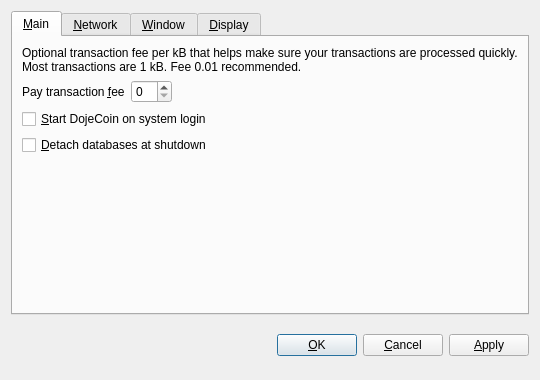
<?xml version="1.0" encoding="UTF-8"?>
<ui version="4.0">
 <class>OptionsDialog</class>
 <widget class="QDialog" name="OptionsDialog">
  <property name="geometry">
   <rect>
    <x>0</x>
    <y>0</y>
    <width>540</width>
    <height>380</height>
   </rect>
  </property>
  <property name="windowTitle">
   <string>Options</string>
  </property>
  <property name="modal">
   <bool>true</bool>
  </property>
  <layout class="QVBoxLayout" name="verticalLayout">
   <item>
    <widget class="QTabWidget" name="tabWidget">
     <property name="tabPosition">
      <enum>QTabWidget::North</enum>
     </property>
     <property name="currentIndex">
      <number>0</number>
     </property>
     <widget class="QWidget" name="tabMain">
      <attribute name="title">
       <string>&amp;Main</string>
      </attribute>
      <layout class="QVBoxLayout" name="verticalLayout_Main">
       <item>
        <widget class="QLabel" name="transactionFeeInfoLabel">
         <property name="text">
          <string>Optional transaction fee per kB that helps make sure your transactions are processed quickly. Most transactions are 1 kB. Fee 0.01 recommended.</string>
         </property>
         <property name="textFormat">
          <enum>Qt::PlainText</enum>
         </property>
         <property name="wordWrap">
          <bool>true</bool>
         </property>
        </widget>
       </item>
       <item>
        <layout class="QHBoxLayout" name="horizontalLayout_Main">
         <item>
          <widget class="QLabel" name="transactionFeeLabel">
           <property name="text">
            <string>Pay transaction &amp;fee</string>
           </property>
           <property name="textFormat">
            <enum>Qt::PlainText</enum>
           </property>
           <property name="buddy">
            <cstring>transactionFee</cstring>
           </property>
          </widget>
         </item>
         <item>
          <widget class="BitcoinAmountField" name="transactionFee"/>
         </item>
         <item>
          <spacer name="horizontalSpacer_Main">
           <property name="orientation">
            <enum>Qt::Horizontal</enum>
           </property>
           <property name="sizeHint" stdset="0">
            <size>
             <width>40</width>
             <height>20</height>
            </size>
           </property>
          </spacer>
         </item>
        </layout>
       </item>
       <item>
        <widget class="QCheckBox" name="bitcoinAtStartup">
         <property name="toolTip">
          <string>Automatically start DojeCoin after logging in to the system.</string>
         </property>
         <property name="text">
          <string>&amp;Start DojeCoin on system login</string>
         </property>
        </widget>
       </item>
       <item>
        <widget class="QCheckBox" name="detachDatabases">
         <property name="toolTip">
          <string>Detach block and address databases at shutdown. This means they can be moved to another data directory, but it slows down shutdown. The wallet is always detached.</string>
         </property>
         <property name="text">
          <string>&amp;Detach databases at shutdown</string>
         </property>
        </widget>
       </item>
       <item>
        <spacer name="verticalSpacer_Main">
         <property name="orientation">
          <enum>Qt::Vertical</enum>
         </property>
         <property name="sizeHint" stdset="0">
          <size>
           <width>20</width>
           <height>40</height>
          </size>
         </property>
        </spacer>
       </item>
      </layout>
     </widget>
     <widget class="QWidget" name="tabNetwork">
      <attribute name="title">
       <string>&amp;Network</string>
      </attribute>
      <layout class="QVBoxLayout" name="verticalLayout_Network">
       <item>
        <widget class="QCheckBox" name="mapPortUpnp">
         <property name="toolTip">
          <string>Automatically open the DojeCoin client port on the router. This only works when your router supports UPnP and it is enabled.</string>
         </property>
         <property name="text">
          <string>Map port using &amp;UPnP</string>
         </property>
        </widget>
       </item>
       <item>
        <widget class="QCheckBox" name="connectSocks">
         <property name="toolTip">
          <string>Connect to the DojeCoin network through a SOCKS proxy (e.g. when connecting through Tor).</string>
         </property>
         <property name="text">
          <string>&amp;Connect through SOCKS proxy:</string>
         </property>
        </widget>
       </item>
       <item>
        <layout class="QHBoxLayout" name="horizontalLayout_Network">
         <item>
          <widget class="QLabel" name="proxyIpLabel">
           <property name="text">
            <string>Proxy &amp;IP:</string>
           </property>
           <property name="textFormat">
            <enum>Qt::PlainText</enum>
           </property>
           <property name="buddy">
            <cstring>proxyIp</cstring>
           </property>
          </widget>
         </item>
         <item>
          <widget class="QValidatedLineEdit" name="proxyIp">
           <property name="maximumSize">
            <size>
             <width>140</width>
             <height>16777215</height>
            </size>
           </property>
           <property name="toolTip">
            <string>IP address of the proxy (e.g. 127.0.0.1)</string>
           </property>
          </widget>
         </item>
         <item>
          <widget class="QLabel" name="proxyPortLabel">
           <property name="text">
            <string>&amp;Port:</string>
           </property>
           <property name="textFormat">
            <enum>Qt::PlainText</enum>
           </property>
           <property name="buddy">
            <cstring>proxyPort</cstring>
           </property>
          </widget>
         </item>
         <item>
          <widget class="QLineEdit" name="proxyPort">
           <property name="maximumSize">
            <size>
             <width>55</width>
             <height>16777215</height>
            </size>
           </property>
           <property name="toolTip">
            <string>Port of the proxy (e.g. 9050)</string>
           </property>
          </widget>
         </item>
         <item>
          <widget class="QLabel" name="socksVersionLabel">
           <property name="text">
            <string>SOCKS &amp;Version:</string>
           </property>
           <property name="textFormat">
            <enum>Qt::PlainText</enum>
           </property>
           <property name="buddy">
            <cstring>socksVersion</cstring>
           </property>
          </widget>
         </item>
         <item>
          <widget class="QValueComboBox" name="socksVersion">
           <property name="toolTip">
            <string>SOCKS version of the proxy (e.g. 5)</string>
           </property>
          </widget>
         </item>
         <item>
          <spacer name="horizontalSpacer_Network">
           <property name="orientation">
            <enum>Qt::Horizontal</enum>
           </property>
           <property name="sizeHint" stdset="0">
            <size>
             <width>40</width>
             <height>20</height>
            </size>
           </property>
          </spacer>
         </item>
        </layout>
       </item>
       <item>
        <spacer name="verticalSpacer_Network">
         <property name="orientation">
          <enum>Qt::Vertical</enum>
         </property>
         <property name="sizeHint" stdset="0">
          <size>
           <width>20</width>
           <height>40</height>
          </size>
         </property>
        </spacer>
       </item>
      </layout>
     </widget>
     <widget class="QWidget" name="tabWindow">
      <attribute name="title">
       <string>&amp;Window</string>
      </attribute>
      <layout class="QVBoxLayout" name="verticalLayout_Window">
       <item>
        <widget class="QCheckBox" name="minimizeToTray">
         <property name="toolTip">
          <string>Show only a tray icon after minimizing the window.</string>
         </property>
         <property name="text">
          <string>&amp;Minimize to the tray instead of the taskbar</string>
         </property>
        </widget>
       </item>
       <item>
        <widget class="QCheckBox" name="minimizeOnClose">
         <property name="toolTip">
          <string>Minimize instead of exit the application when the window is closed. When this option is enabled, the application will be closed only after selecting Quit in the menu.</string>
         </property>
         <property name="text">
          <string>M&amp;inimize on close</string>
         </property>
        </widget>
       </item>
       <item>
        <spacer name="verticalSpacer_Window">
         <property name="orientation">
          <enum>Qt::Vertical</enum>
         </property>
         <property name="sizeHint" stdset="0">
          <size>
           <width>20</width>
           <height>40</height>
          </size>
         </property>
        </spacer>
       </item>
      </layout>
     </widget>
     <widget class="QWidget" name="tabDisplay">
      <attribute name="title">
       <string>&amp;Display</string>
      </attribute>
      <layout class="QVBoxLayout" name="verticalLayout_Display">
       <item>
        <layout class="QHBoxLayout" name="horizontalLayout_1_Display">
         <item>
          <widget class="QLabel" name="langLabel">
           <property name="text">
            <string>User Interface &amp;language:</string>
           </property>
           <property name="textFormat">
            <enum>Qt::PlainText</enum>
           </property>
           <property name="buddy">
            <cstring>lang</cstring>
           </property>
          </widget>
         </item>
         <item>
          <widget class="QValueComboBox" name="lang">
           <property name="toolTip">
            <string>The user interface language can be set here. This setting will take effect after restarting DojeCoin.</string>
           </property>
          </widget>
         </item>
        </layout>
       </item>
       <item>
        <layout class="QHBoxLayout" name="horizontalLayout_2_Display">
         <item>
          <widget class="QLabel" name="unitLabel">
           <property name="text">
            <string>&amp;Unit to show amounts in:</string>
           </property>
           <property name="textFormat">
            <enum>Qt::PlainText</enum>
           </property>
           <property name="buddy">
            <cstring>unit</cstring>
           </property>
          </widget>
         </item>
         <item>
          <widget class="QValueComboBox" name="unit">
           <property name="toolTip">
            <string>Choose the default subdivision unit to show in the interface and when sending coins.</string>
           </property>
          </widget>
         </item>
        </layout>
       </item>
       <item>
        <widget class="QCheckBox" name="displayAddresses">
         <property name="toolTip">
          <string>Whether to show DojeCoin addresses in the transaction list or not.</string>
         </property>
         <property name="text">
          <string>&amp;Display addresses in transaction list</string>
         </property>
        </widget>
       </item>
       <item>
        <widget class="QCheckBox" name="coinControlFeatures">
         <property name="toolTip">
          <string>Whether to show coin control features or not.</string>
         </property>
         <property name="text">
          <string>Display coin &amp;control features (experts only!)</string>
         </property>
        </widget>
       </item>
       <item>
        <spacer name="verticalSpacer_Display">
         <property name="orientation">
          <enum>Qt::Vertical</enum>
         </property>
         <property name="sizeHint" stdset="0">
          <size>
           <width>20</width>
           <height>40</height>
          </size>
         </property>
        </spacer>
       </item>
      </layout>
     </widget>
    </widget>
   </item>
   <item>
    <layout class="QHBoxLayout" name="horizontalLayout_Buttons">
     <item>
      <spacer name="horizontalSpacer_1">
       <property name="orientation">
        <enum>Qt::Horizontal</enum>
       </property>
       <property name="sizeHint" stdset="0">
        <size>
         <width>40</width>
         <height>48</height>
        </size>
       </property>
      </spacer>
     </item>
     <item>
      <widget class="QLabel" name="statusLabel">
       <property name="font">
        <font>
         <weight>75</weight>
         <bold>true</bold>
        </font>
       </property>
       <property name="text">
        <string/>
       </property>
       <property name="textFormat">
        <enum>Qt::PlainText</enum>
       </property>
       <property name="wordWrap">
        <bool>true</bool>
       </property>
      </widget>
     </item>
     <item>
      <spacer name="horizontalSpacer_2">
       <property name="orientation">
        <enum>Qt::Horizontal</enum>
       </property>
       <property name="sizeHint" stdset="0">
        <size>
         <width>40</width>
         <height>48</height>
        </size>
       </property>
      </spacer>
     </item>
     <item>
      <widget class="QPushButton" name="okButton">
       <property name="text">
        <string>&amp;OK</string>
       </property>
      </widget>
     </item>
     <item>
      <widget class="QPushButton" name="cancelButton">
       <property name="text">
        <string>&amp;Cancel</string>
       </property>
       <property name="autoDefault">
        <bool>false</bool>
       </property>
      </widget>
     </item>
     <item>
      <widget class="QPushButton" name="applyButton">
       <property name="text">
        <string>&amp;Apply</string>
       </property>
       <property name="autoDefault">
        <bool>false</bool>
       </property>
      </widget>
     </item>
    </layout>
   </item>
  </layout>
 </widget>
 <customwidgets>
  <customwidget>
   <class>BitcoinAmountField</class>
   <extends>QSpinBox</extends>
   <header>bitcoinamountfield.h</header>
  </customwidget>
  <customwidget>
   <class>QValueComboBox</class>
   <extends>QComboBox</extends>
   <header>qvaluecombobox.h</header>
  </customwidget>
  <customwidget>
   <class>QValidatedLineEdit</class>
   <extends>QLineEdit</extends>
   <header>qvalidatedlineedit.h</header>
  </customwidget>
 </customwidgets>
 <resources/>
 <connections/>
</ui>
